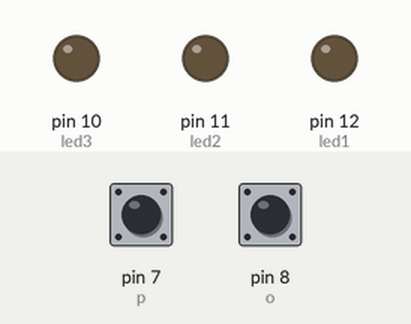
Recording of a sketch running on a simulated Arduino Uno, built with avr-gcc and run on an emulated ATmega328P. On the bench: output pins drawn as LEDs (lit = HIGH). The test bench sets the inputs (shaded band); at power-on: pin 7 (p) HIGH, pin 8 (o) HIGH.

Above: at 1.2 s.
1.3 s: pin 7 (p) pulled LOW for 0.15 s
At 1.8 s:
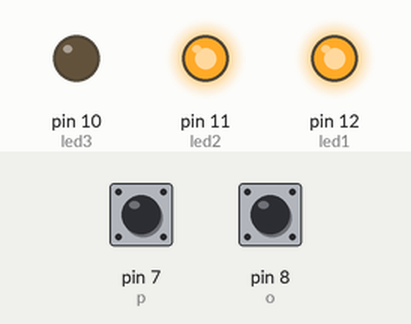
Timing chart, 0 to 12.8 s (numbered marks = the images above; inputs shaded):
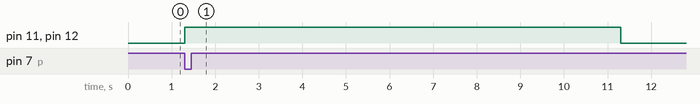

The sketch:

este_es_el_bueno.ino
```cpp
  int p=7;
  int o=8;

  int v1;
  int v2;

  int led1=12;//discapacitado
  int led2=11;//discapacitado normal
  int led3=10;//discapacitado

  int usr1;//normal
  int usr2;//discapacitado

void setup() {
  pinMode(p,INPUT);
  pinMode(o,INPUT);
 pinMode(led1,OUTPUT);
 pinMode(led2,OUTPUT);
 pinMode(led3,OUTPUT);
}

void loop() {
  digitalWrite(p,HIGH);
  digitalWrite(o,HIGH);

    v1=digitalRead (p);
    v2=digitalRead (o);


  if(v1 == LOW){
    digitalWrite (led1,HIGH);
    digitalWrite (led2,HIGH);
    digitalWrite (led3,LOW);
    delay(10000);
  }
  if (v2 == LOW){
    usr1=1;
  }

  if (usr1==1){
    if (v2 == HIGH){
    digitalWrite (led3,HIGH);
    digitalWrite (led2,HIGH);
    digitalWrite (led1,LOW);
  }
  else{
    usr1=usr1+1;
  }
  }
  else{
  digitalWrite (led1,LOW);
    digitalWrite (led2,LOW);
    digitalWrite (led3,LOW);
}}
```

Measured:
- after the input at 1.3 s, pin 11 (led2), pin 12 (led1): LOW → HIGH at once, → LOW 10.0 s later
